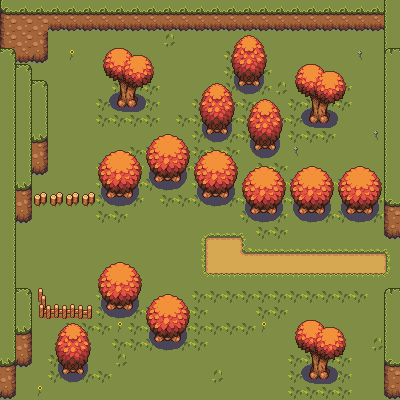

Below is a game level as drawn by its tile map, then a one-line description and the .tmx that defines it (tile-layer data replaced by summaries):
An orthogonal 25x25 tile map with 16x16 px tiles, 4 tile layers (BackGround, Ground, Obstacles, AboveObstacles) and 21 objects.

<map version="1.10" tiledversion="1.10.2" orientation="orthogonal" renderorder="left-down" width="25" height="25" tilewidth="16" tileheight="16" infinite="0" nextlayerid="6" nextobjectid="29">
 <tileset firstgid="1" source="16.tsx" />
 <layer id="4" name="BackGround" width="25" height="25">
  <data>[625 cells, 625 non-empty, 1 distinct tile ids]</data>
 </layer>
 <layer id="1" name="Ground" width="25" height="25">
  <data>[625 cells, 201 non-empty, 11 distinct tile ids]</data>
 </layer>
 <layer id="2" name="Obstacles" width="25" height="25">
  <data>[625 cells, 196 non-empty, 40 distinct tile ids]</data>
 </layer>
 <layer id="3" name="AboveObstacles" width="25" height="25">
  <data>[625 cells, 150 non-empty, 54 distinct tile ids]</data>
 </layer>
 <objectgroup id="5" name="Object Layer 1">
  <object id="1" x="384.5" y="-2" width="13.5" height="242.5" />
  <object id="2" x="1" y="-26" width="390" height="55" />
  <object id="3" x="0" y="27.5" width="47" height="34" />
  <object id="4" x="14.5" y="61.5" width="16.5" height="159.5" />
  <object id="5" x="32" y="80.5" width="16" height="95.5" />
  <object id="6" x="0.5" y="52.5" width="15" height="345.5" />
  <object id="7" x="18" y="287.5" width="13" height="76.5" />
  <object id="8" x="34.5" y="287" width="13.5" height="29" />
  <object id="9" x="46.5" y="306" width="45.5" height="11.5" />
  <object id="10" x="93.5" y="260.5" width="48" height="59" />
  <object id="11" x="144" y="293.5" width="46" height="57" />
  <object id="16" x="386" y="290.5" width="14" height="105.5" />
  <object id="20" x="243.5" y="168.5" width="135.5" height="54.5" />
  <object id="21" x="196" y="150.5" width="38.5" height="52.5" />
  <object id="22" x="147.5" y="135.5" width="39" height="52" />
  <object id="23" x="97.5" y="150" width="44" height="56.5" />
  <object id="24" x="105" y="48" width="45.5" height="61" />
  <object id="25" x="199.5" y="83" width="32" height="57.5" />
  <object id="26" x="248.5" y="100.5" width="32.5" height="54" />
  <object id="27" x="232.5" y="34.5" width="30.5" height="58" />
  <object id="28" x="296" y="62" width="43.5" height="68" />
 </objectgroup>
</map>